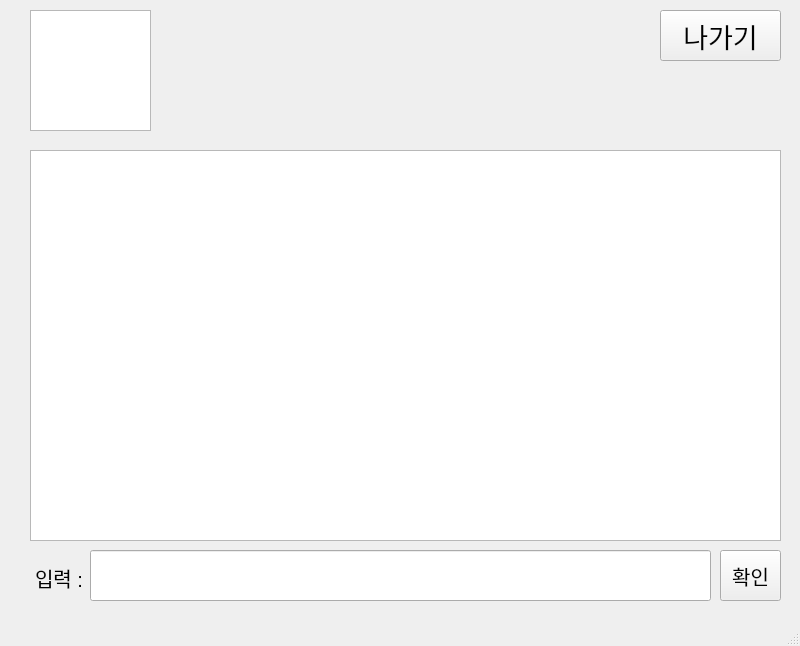
<?xml version="1.0" encoding="UTF-8"?>
<ui version="4.0">
 <class>MainWindow</class>
 <widget class="QMainWindow" name="MainWindow">
  <property name="geometry">
   <rect>
    <x>0</x>
    <y>0</y>
    <width>800</width>
    <height>646</height>
   </rect>
  </property>
  <property name="windowTitle">
   <string>MainWindow</string>
  </property>
  <widget class="QWidget" name="centralwidget">
   <widget class="QListWidget" name="listWidget">
    <property name="geometry">
     <rect>
      <x>30</x>
      <y>10</y>
      <width>121</width>
      <height>121</height>
     </rect>
    </property>
    <property name="font">
     <font>
      <pointsize>12</pointsize>
     </font>
    </property>
   </widget>
   <widget class="QWidget" name="verticalLayoutWidget">
    <property name="geometry">
     <rect>
      <x>30</x>
      <y>150</y>
      <width>751</width>
      <height>391</height>
     </rect>
    </property>
    <layout class="QVBoxLayout" name="verticalLayout">
     <item>
      <widget class="QPlainTextEdit" name="chattingchang">
       <property name="textInteractionFlags">
        <set>Qt::NoTextInteraction</set>
       </property>
      </widget>
     </item>
    </layout>
   </widget>
   <widget class="QLineEdit" name="chat_input">
    <property name="geometry">
     <rect>
      <x>90</x>
      <y>550</y>
      <width>621</width>
      <height>51</height>
     </rect>
    </property>
    <property name="font">
     <font>
      <pointsize>15</pointsize>
     </font>
    </property>
   </widget>
   <widget class="QLabel" name="label">
    <property name="geometry">
     <rect>
      <x>35</x>
      <y>562</y>
      <width>61</width>
      <height>31</height>
     </rect>
    </property>
    <property name="font">
     <font>
      <pointsize>15</pointsize>
     </font>
    </property>
    <property name="text">
     <string>입력 : </string>
    </property>
   </widget>
   <widget class="QPushButton" name="enter_btn">
    <property name="geometry">
     <rect>
      <x>720</x>
      <y>550</y>
      <width>61</width>
      <height>51</height>
     </rect>
    </property>
    <property name="font">
     <font>
      <pointsize>15</pointsize>
     </font>
    </property>
    <property name="text">
     <string>확인</string>
    </property>
   </widget>
   <widget class="QPushButton" name="exit_btn">
    <property name="geometry">
     <rect>
      <x>660</x>
      <y>10</y>
      <width>121</width>
      <height>51</height>
     </rect>
    </property>
    <property name="font">
     <font>
      <pointsize>20</pointsize>
     </font>
    </property>
    <property name="text">
     <string>나가기</string>
    </property>
   </widget>
  </widget>
  <widget class="QMenuBar" name="menubar">
   <property name="geometry">
    <rect>
     <x>0</x>
     <y>0</y>
     <width>800</width>
     <height>21</height>
    </rect>
   </property>
  </widget>
  <widget class="QStatusBar" name="statusbar"/>
 </widget>
 <resources/>
 <connections/>
</ui>
